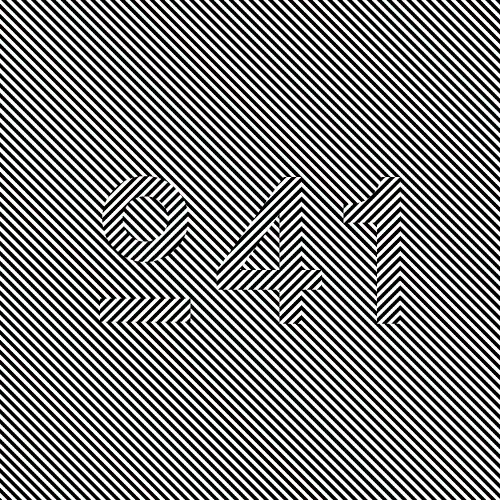
#> input picture data/input/digits/optical.jpeg, 500 x 500 px
$ python -i forensic_enhancer.py   (imports and definitions only)
#> lines starting #> are read from the running program, lines starting #| are printed output that depends on the picture
#> further down, picture is the input picture: shape (500, 500, 3); mean B, G, R 124.6, 124.8, 124.8
import argparse
import logging
import math
import sys
import tempfile
from pathlib import Path

import cv2
import numpy as np
from tqdm import tqdm

# Configure logging
# [5 lines not run here, left out]
logger = logging.getLogger(__name__)


# [18 lines left out: functions calculate_brightness, calculate_contrast, get_frame_metrics, not called in this run]


class VideoIO:
    """Handles video frame extraction and compilation."""

    # [45 lines left out: functions extract_frames, compile_video, not called in this run]


class FrameEnhancer:
    """Handles algorithmic low-light frame enhancement using OpenCV."""

    def __init__(self, watermark: str = "ENHANCED (LOW LIGHT)"):
        self.watermark = watermark

    def enhance_frame(self, img: np.ndarray) -> np.ndarray:
        """Applies CLAHE and global contrast boost."""
        # 1. CLAHE (Contrast Limited Adaptive Histogram Equalization)
        lab = cv2.cvtColor(img, cv2.COLOR_BGR2LAB)
#> lab: shape (500, 500, 3); mean of channels 0, 1, 2 125.9, 127.9, 128.1
        l_channel, a_channel, b_channel = cv2.split(lab)
        clahe = cv2.createCLAHE(clipLimit=1.2, tileGridSize=(8, 8))
        cl = clahe.apply(l_channel)
        limg = cv2.merge((cl, a_channel, b_channel))
#> limg: shape (500, 500, 3); mean of channels 0, 1, 2 125.9, 127.9, 128.1
        enhanced_img = cv2.cvtColor(limg, cv2.COLOR_LAB2BGR)

        # 2. Global Contrast Boost
        enhanced_img = cv2.convertScaleAbs(enhanced_img, alpha=1.15, beta=15)
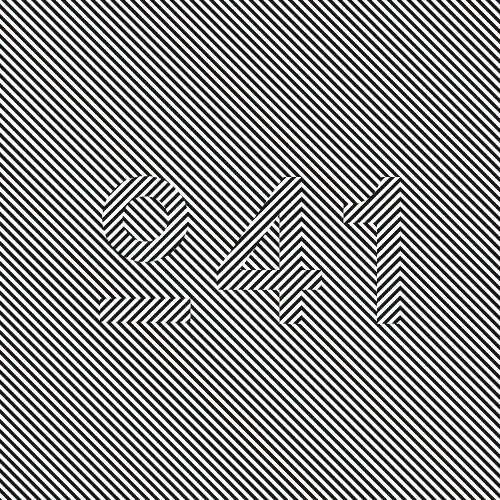
#> enhanced_img: shape (500, 500, 3); mean B, G, R 140.9, 141.1, 141.1

        return enhanced_img

    # [8 lines left out: function add_watermark, not called in this run]


class VideoPipelineCoordinator:
    """Coordinates the video enhancement pipeline."""

    def __init__(self):
        self.frame_enhancer = FrameEnhancer()
        self.video_io = VideoIO()

    # [87 lines left out: functions process_video, main, not called in this run]


# [2 lines not run here, left out]

>>> import cv2
>>> picture = cv2.imread('../data/input/digits/optical.jpeg')
>>> result = FrameEnhancer().enhance_frame(picture)
